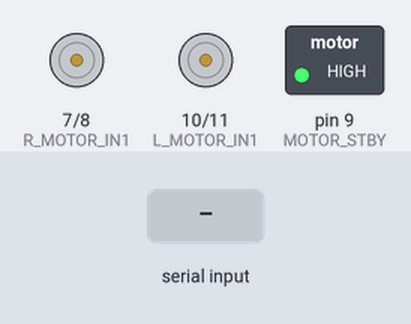
Bench run of a sketch on a simulated Arduino Uno, built with avr-gcc and run on an emulated ATmega328P. On the bench: motor-driver pin pairs drawn as motors (green arrow = first pin HIGH = forward, orange = second pin HIGH = backward, longer = more drive, scaled by the enable pin, stopped while the standby pin is LOW), switched loads named in the sketch (green lamp = pin HIGH). Inputs (shaded band) come from the test bench.

Above: at 1.2 s.
1.3 s: "MF,1\n" received over Serial
2.8 s: "MF,150\n" received over Serial
At 3.1 s:
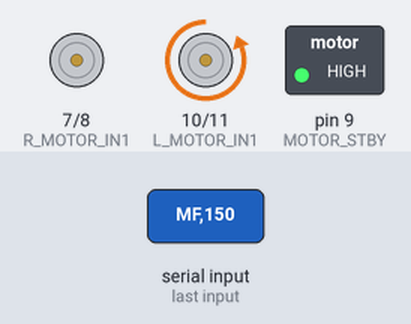
4.3 s: "MB,1\n" received over Serial
At 5.4 s:
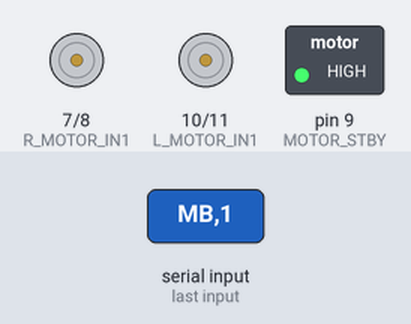
5.8 s: "MB,150\n" received over Serial
At 6.6 s:
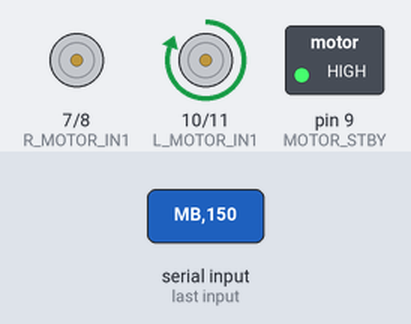
7.3 s: "ML,1\n" received over Serial
At 7.6 s:
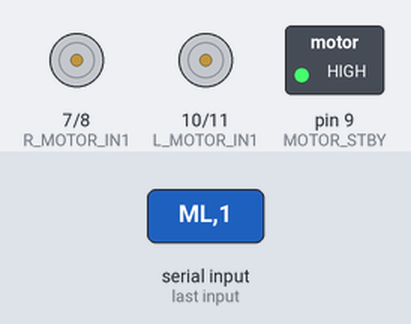
8.8 s: "ML,150\n" received over Serial
At 10.0 s:
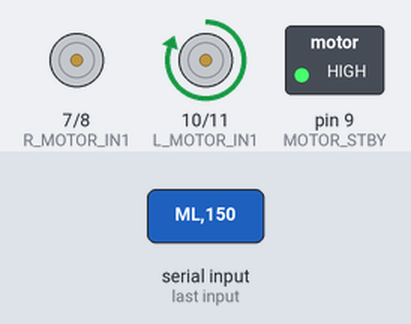
Timing chart, 0 to 11.3 s (numbered marks = the images above; inputs shaded):
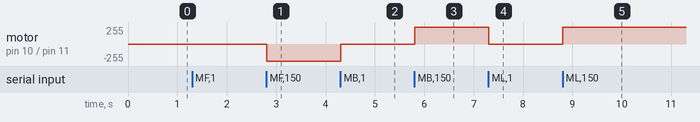

Measured:
- after the input at 2.8 s, motor on pin 10 (L_MOTOR_IN1) / pin 11 (L_MOTOR_IN2): stopped → backward 255/255 at once
- after the input at 4.3 s, motor on pin 10 (L_MOTOR_IN1) / pin 11 (L_MOTOR_IN2): backward 255/255 → stopped at once
- after the input at 5.8 s, motor on pin 10 (L_MOTOR_IN1) / pin 11 (L_MOTOR_IN2): stopped → forward 255/255 at once
- after the input at 7.3 s, motor on pin 10 (L_MOTOR_IN1) / pin 11 (L_MOTOR_IN2): forward 255/255 → stopped at once
- after the input at 8.8 s, motor on pin 10 (L_MOTOR_IN1) / pin 11 (L_MOTOR_IN2): stopped → forward 255/255 at once

The sketch:

arduino_draft.ino
```cpp
#define L_MOTOR_IN1 10
#define L_MOTOR_IN2 11
#define L_MOTOR_PWM 12

#define R_MOTOR_IN1 7
#define R_MOTOR_IN2 8
#define R_MOTOR_PWM 13

#define MOTOR_STBY 9  // 모터 스탠바이 핀

void setup() {
    pinMode(L_MOTOR_IN1, OUTPUT);
    pinMode(L_MOTOR_IN2, OUTPUT);
    pinMode(L_MOTOR_PWM, OUTPUT);

    pinMode(R_MOTOR_IN1, OUTPUT);
    pinMode(R_MOTOR_IN2, OUTPUT);
    pinMode(R_MOTOR_PWM, OUTPUT);

    pinMode(MOTOR_STBY, OUTPUT);
    digitalWrite(MOTOR_STBY, HIGH);  // 모터 스탠바이 해제
    Serial.begin(9600);              // 시리얼 통신 시작
}

void loop() {
  if (Serial.available() > 0) {
    String input = Serial.readStringUntil('\n');  // 시리얼 입력 읽기
    String command = input.substring(0, 2);  // 첫 번째 문자는 명령어
    int separatorIndex = input.indexOf(',');  // 쉼표 위치 찾기
    int leftSpeed = input.substring(2, separatorIndex).toInt();  // 왼쪽 속도 값 추출
    int rightSpeed = input.substring(separatorIndex + 1).toInt();  // 오른쪽 속도 값 추출

    // leftSpeed = 40
    // rightSpeed = 47

    if (command == "MF") {
      // 모터 전진
      digitalWrite(L_MOTOR_IN1, LOW);
      digitalWrite(L_MOTOR_IN2, HIGH);
      analogWrite(L_MOTOR_PWM, leftSpeed);  // 왼쪽 모터 설정

      digitalWrite(R_MOTOR_IN1, HIGH);
      digitalWrite(R_MOTOR_IN2, LOW);
      analogWrite(R_MOTOR_PWM, rightSpeed);  // 오른쪽 모터 설정
    }
    else if (command == "MB") {
      // 모터 후진
      digitalWrite(L_MOTOR_IN1, HIGH);
      digitalWrite(L_MOTOR_IN2, LOW);
      analogWrite(L_MOTOR_PWM, leftSpeed);  // 왼쪽 모터 설정

      digitalWrite(R_MOTOR_IN1, LOW);
      digitalWrite(R_MOTOR_IN2, HIGH);
      analogWrite(R_MOTOR_PWM, rightSpeed);  // 오른쪽 모터 설정
    }
    else if (command == "ML") {
      // 좌회전
      digitalWrite(L_MOTOR_IN1, HIGH);
      digitalWrite(L_MOTOR_IN2, LOW);
      analogWrite(L_MOTOR_PWM, leftSpeed);  // 왼쪽 모터 설정

      digitalWrite(R_MOTOR_IN1, HIGH);
      digitalWrite(R_MOTOR_IN2, LOW);
      analogWrite(R_MOTOR_PWM, rightSpeed);
    }
    else if (command == "MR") {
      // 우회전
      digitalWrite(L_MOTOR_IN1, LOW);
      digitalWrite(L_MOTOR_IN2, HIGH);
      analogWrite(L_MOTOR_PWM, leftSpeed);  // 왼쪽 모터 설정

      digitalWrite(R_MOTOR_IN1, LOW);
      digitalWrite(R_MOTOR_IN2, HIGH);
      analogWrite(R_MOTOR_PWM, rightSpeed);  // 오른쪽 모터 설정
    }
    else if (command == "MS") {
      // 모터 정지
      analogWrite(L_MOTOR_PWM, 0);
      analogWrite(R_MOTOR_PWM, 0);
    }
  }
}
```
